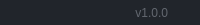
            <widget class="QFrame" name="frame_grip">
             <property name="minimumSize">
              <size>
               <width>0</width>
               <height>25</height>
              </size>
             </property>
             <property name="maximumSize">
              <size>
               <width>16777215</width>
               <height>25</height>
              </size>
             </property>
             <property name="styleSheet">
              <string notr="true">background-color: rgb(33, 37, 43);</string>
             </property>
             <property name="frameShape">
              <enum>QFrame::NoFrame</enum>
             </property>
             <property name="frameShadow">
              <enum>QFrame::Raised</enum>
             </property>
             <layout class="QHBoxLayout" name="horizontalLayout_6">
              <property name="spacing">
               <number>0</number>
              </property>
              <property name="leftMargin">
               <number>0</number>
              </property>
              <property name="topMargin">
               <number>0</number>
              </property>
              <property name="rightMargin">
               <number>2</number>
              </property>
              <property name="bottomMargin">
               <number>0</number>
              </property>
              <item>
               <widget class="QFrame" name="frame_label_bottom">
                <property name="frameShape">
                 <enum>QFrame::NoFrame</enum>
                </property>
                <property name="frameShadow">
                 <enum>QFrame::Raised</enum>
                </property>
                <layout class="QHBoxLayout" name="horizontalLayout_7">
                 <property name="spacing">
                  <number>0</number>
                 </property>
                 <property name="leftMargin">
                  <number>10</number>
                 </property>
                 <property name="topMargin">
                  <number>0</number>
                 </property>
                 <property name="rightMargin">
                  <number>10</number>
                 </property>
                 <property name="bottomMargin">
                  <number>0</number>
                 </property>
                 <item>
                  <widget class="QLabel" name="label_credits">
                   <property name="font">
                    <font>
                     <family>Segoe UI</family>
                    </font>
                   </property>
                   <property name="styleSheet">
                    <string notr="true">color: rgb(98, 103, 111);</string>
                   </property>
                   <property name="text">
                    <string/>
                   </property>
                  </widget>
                 </item>
                 <item>
                  <widget class="QLabel" name="label_version">
                   <property name="maximumSize">
                    <size>
                     <width>100</width>
                     <height>16777215</height>
                    </size>
                   </property>
                   <property name="font">
                    <font>
                     <family>Segoe UI</family>
                    </font>
                   </property>
                   <property name="styleSheet">
                    <string notr="true">color: rgb(98, 103, 111);</string>
                   </property>
                   <property name="text">
                    <string>v1.0.0</string>
                   </property>
                   <property name="alignment">
                    <set>Qt::AlignRight|Qt::AlignTrailing|Qt::AlignVCenter</set>
                   </property>
                  </widget>
                 </item>
                </layout>
               </widget>
              </item>
              <item>
               <widget class="QFrame" name="frame_size_grip">
                <property name="maximumSize">
                 <size>
                  <width>20</width>
                  <height>20</height>
                 </size>
                </property>
                <property name="styleSheet">
                 <string notr="true">QSizeGrip {
	background-image: url(:/16x16/icons/16x16/cil-size-grip.png);
	background-position: center;
	background-repeat: no-reperat;
}</string>
                </property>
                <property name="frameShape">
                 <enum>QFrame::NoFrame</enum>
                </property>
                <property name="frameShadow">
                 <enum>QFrame::Raised</enum>
                </property>
               </widget>
              </item>
             </layout>
            </widget>
